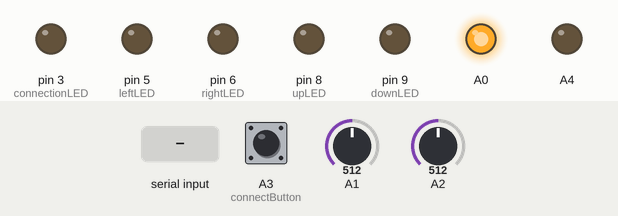
This sketch was run on a simulated Arduino Uno, built with avr-gcc and run on an emulated ATmega328P. On the bench: output pins drawn as LEDs (lit = HIGH). The test bench sets the inputs (shaded band); at power-on: A1 = 512, A2 = 512, A3 (connectButton) HIGH. What the sketch prints to the serial monitor is not drawn.

Above: at 1.2 s.
1.3 s: A1 set to 670
2.8 s: A1 set to 700
At 3.5 s:
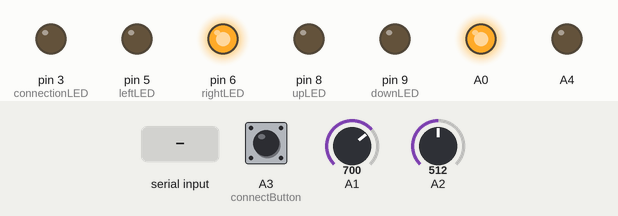
4.3 s: A2 set to 675
7.3 s: A2 set to 689
At 7.8 s:
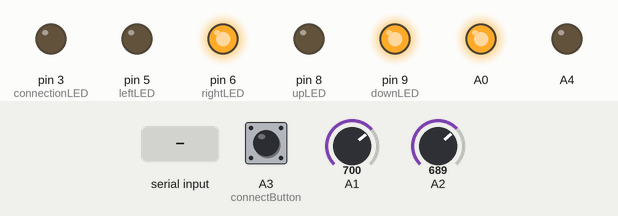
8.8 s: "hi\n" received over Serial
At 9.4 s:
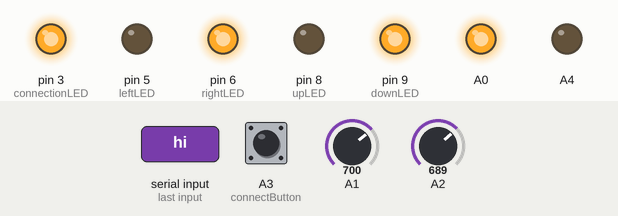
10.3 s: A2 set to 511
At 11.0 s:
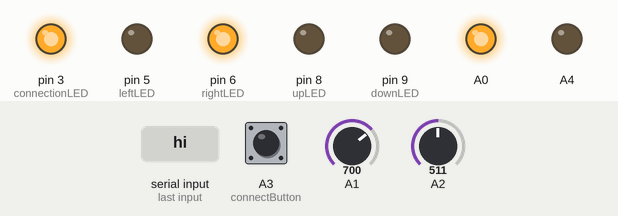
Timing chart, 0 to 12.8 s (numbered marks = the images above; inputs shaded):
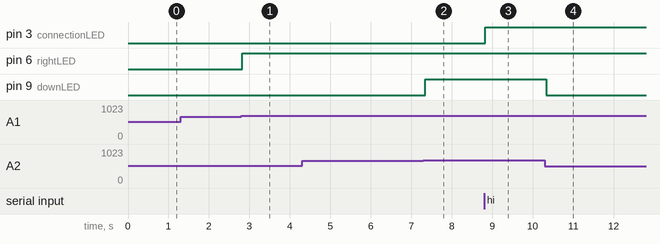

Measured:
- the behaviour switches between 681 and 682 on A1 (found by bisection; images 0 and 1)
- the behaviour switches between 681 and 682 on A2 (found by bisection; images 1 and 2)
- after the input at 1.3 s, every drawn part: stays the same
- after the input at 2.8 s, pin 6 (rightLED): LOW → HIGH at once
- after the input at 4.3 s, every drawn part: stays the same
- after the input at 7.3 s, pin 9 (downLED): LOW → HIGH after 0.05 s
- after the input at 8.8 s, pin 3 (connectionLED): LOW → HIGH at once
- after the input at 10.3 s, pin 9 (downLED): HIGH → LOW at once

The sketch:

SerialJoystickClient.ino
```cpp
/*
  Node Serial Joystick client
  Language:  Arduino

  This program enables an Arduino to control one paddle
  in a networked Pong game. It connects serially and expects the serial receiver
  to handle the network connection.

 created 20 Jun 2012
 modified 3 Feb 2015
 by Tom Igoe
 */
const int connectButton = A3; // the pushbutton for connecting/disconnecting
const int connectionLED = 3;  // this LED indicates whether you're connected
const int leftLED = 5;        // this LED indicates that you're moving left
const int rightLED = 6;       // this LED indicates that you're moving right
const int upLED = 8;          // this LED indicates that you're moving uo
const int downLED = 9;        // this LED indicates that you're moving down

const int sendInterval = 50;      // minimum time between messages to the server
const int debounceInterval = 15;  // used to smooth out pushbutton readings

int lastButtonState = 0;     // previous state of the pushbutton
long lastTimeSent = 0;       // timestamp of the last server message
boolean connected = false;

void setup() {
  Serial.begin(9600);	// Initialize the Serial

  // initialize digital inputs and outputs:
  pinMode(connectButton, INPUT);
  pinMode(connectionLED, OUTPUT);
  pinMode(leftLED, OUTPUT);
  pinMode(rightLED, OUTPUT);
  pinMode(upLED, OUTPUT);
  pinMode(downLED, OUTPUT);

  // configure analog pins for Adafruit joystick:
  pinMode(A0, OUTPUT);
  pinMode(A4, OUTPUT);
  pinMode(A3, INPUT_PULLUP);    // joystick pushbutton
  // turn on A0 for +v connection of joystick:
  digitalWrite(A0, HIGH);
  // turn off A4 for gnd connection of joystick:
  digitalWrite(A4, LOW);

}

void loop() {
  if (Serial.available() > 0) {
    String response = Serial.readStringUntil('\n');    // read serial string in
    if (response == "hi") {
      connected = true;
    }
    if (response == "bye") {
      connected = false;
    }
  }

  // note the current time in milliseconds:
  long now = millis();
  // check to see if the pushbutton's pressed:
  boolean buttonPushed = buttonRead(connectButton);

  // if the button's just pressed:
  if (buttonPushed) {
    Serial.print('x');
  }

  // if the client's connected, and the send interval has elapased:
  if (now - lastTimeSent > sendInterval) {
    // read the joystick and send messages as appropriate:
    int xSensor = analogRead(A1);
    delay(1);
    int ySensor = analogRead(A2);

    // map x and y readings to a 3-point range
    // and subtract 1 to get -1 to 1, with
    // 0 at rest:
    xSensor = map(xSensor, 0, 1023, 0, 3) - 1;
    ySensor = map(ySensor, 0, 1023, 0, 3) - 1;

    switch (xSensor) {
      case -1:    //left
        Serial.print("l");
        digitalWrite(leftLED, HIGH);
        break;
      case 0: // center
        digitalWrite(rightLED, LOW);
        digitalWrite(leftLED, LOW);

        break;
      case 1:  // right
        Serial.print("r");
        digitalWrite(rightLED, HIGH);
        break;
    }

    switch (ySensor) {
      case -1:    //up
        Serial.print("u");
        digitalWrite(upLED, HIGH);
        break;
      case 0: // center
        digitalWrite(upLED, LOW);
        digitalWrite(downLED, LOW);

        break;
      case 1:  // down
        Serial.print("d");
        digitalWrite(downLED, HIGH);
        break;
    }

    //save this moment as last time you sent a message:
    lastTimeSent = now;
  }

  // set the connection LED based on the connection state:
  digitalWrite(connectionLED, connected);
}


// this method reads the button to see if it's just changed
// from low to high, and debounces the button in case of
// electrical noise:

boolean buttonRead(int thisButton) {
  boolean result = false;
  // temporary state of the button:
  int currentState = !digitalRead(thisButton);
  // final state of the button:
  int buttonState = lastButtonState;
  // get the current time to time the debounce interval:
  long lastDebounceTime = millis();

  while ((millis() - lastDebounceTime) < debounceInterval) {
    // read the state of the switch into a local variable:
    currentState = !digitalRead(thisButton);

    // If the pushbutton changed due to noise:
    if (currentState != buttonState) {
      // reset the debouncing timer
      lastDebounceTime = millis();
    }

    // whatever the reading is at, it's been there for longer
    // than the debounce delay, so take it as the actual current state:
    buttonState = currentState;
  }
  // if the button's changed and it's high:
  if (buttonState != lastButtonState && buttonState == HIGH) {
    result = true;
  }

  // save the current state for next time:
  lastButtonState = buttonState;
  return result;
}
```
